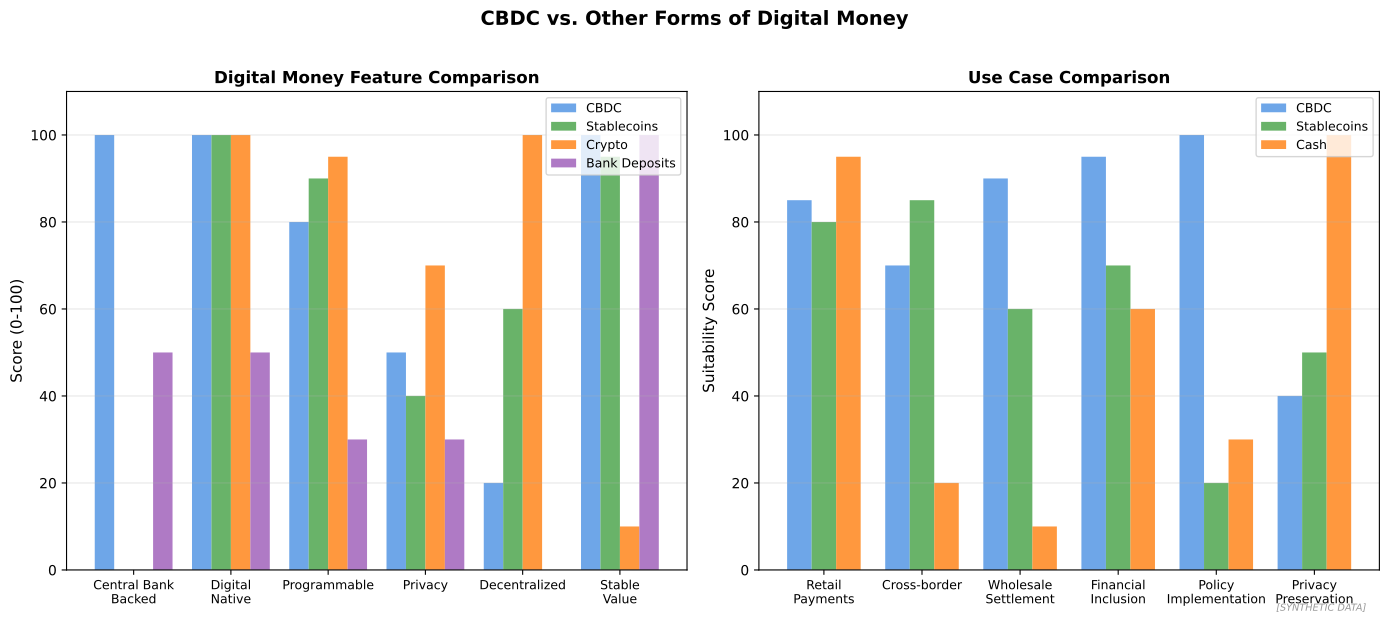

Here is the Python script that generated this plot:
"""
CBDC vs Other Digital Money
Comparison of digital currency types

Output: cbdc_comparison.pdf
Module: module_04_trad_finance
Lesson: 48 - CBDC
"""

from pathlib import Path
import matplotlib.pyplot as plt
import numpy as np

CHART_METADATA = {
    'title': 'CBDC Comparison',
    'module': 'module_04_trad_finance',
    'lesson': 48,
    'url': 'https://github.com/Digital-AI-Finance/digital-finance/tree/main/module_04_trad_finance/figures/cbdc_comparison'
}

plt.rcParams.update({'font.size': 10, 'axes.labelsize': 10})

def create_chart():
    fig, axes = plt.subplots(1, 2, figsize=(14, 6))

    # Feature comparison
    ax1 = axes[0]

    features = ['Central Bank\nBacked', 'Digital\nNative', 'Programmable', 'Privacy', 'Decentralized', 'Stable\nValue']
    cbdc = [100, 100, 80, 50, 20, 100]
    stablecoins = [0, 100, 90, 40, 60, 95]
    crypto = [0, 100, 95, 70, 100, 10]
    bank_deposits = [50, 50, 30, 30, 0, 100]

    x = np.arange(len(features))
    width = 0.2

    ax1.bar(x - 1.5*width, cbdc, width, label='CBDC', color='#4A90E2', alpha=0.8)
    ax1.bar(x - 0.5*width, stablecoins, width, label='Stablecoins', color='#44A044', alpha=0.8)
    ax1.bar(x + 0.5*width, crypto, width, label='Crypto', color='#FF7F0E', alpha=0.8)
    ax1.bar(x + 1.5*width, bank_deposits, width, label='Bank Deposits', color='#9B59B6', alpha=0.8)

    ax1.set_ylabel('Score (0-100)', fontsize=11)
    ax1.set_title('Digital Money Feature Comparison', fontsize=12, fontweight='bold')
    ax1.set_xticks(x)
    ax1.set_xticklabels(features, fontsize=9)
    ax1.legend(loc='upper right', fontsize=9)
    ax1.set_ylim(0, 110)
    ax1.yaxis.grid(True, alpha=0.3)

    # Radar/Spider chart as alternative
    ax2 = axes[1]

    # Use cases comparison
    use_cases = ['Retail\nPayments', 'Cross-border', 'Wholesale\nSettlement', 'Financial\nInclusion', 'Policy\nImplementation', 'Privacy\nPreservation']
    cbdc_score = [85, 70, 90, 95, 100, 40]
    stablecoin_score = [80, 85, 60, 70, 20, 50]
    cash_score = [95, 20, 10, 60, 30, 100]

    x = np.arange(len(use_cases))
    width = 0.25

    ax2.bar(x - width, cbdc_score, width, label='CBDC', color='#4A90E2', alpha=0.8)
    ax2.bar(x, stablecoin_score, width, label='Stablecoins', color='#44A044', alpha=0.8)
    ax2.bar(x + width, cash_score, width, label='Cash', color='#FF7F0E', alpha=0.8)

    ax2.set_ylabel('Suitability Score', fontsize=11)
    ax2.set_title('Use Case Comparison', fontsize=12, fontweight='bold')
    ax2.set_xticks(x)
    ax2.set_xticklabels(use_cases, fontsize=9)
    ax2.legend(loc='upper right', fontsize=9)
    ax2.set_ylim(0, 110)
    ax2.yaxis.grid(True, alpha=0.3)

    fig.suptitle('CBDC vs. Other Forms of Digital Money', fontsize=14, fontweight='bold', y=1.02)
    fig.text(0.98, 0.02, '[SYNTHETIC DATA]', fontsize=7, color='#999999', ha='right', style='italic')
    plt.tight_layout()

    output_path = Path(__file__).parent / 'cbdc_comparison.pdf'
    plt.savefig(output_path, format='pdf', dpi=300, bbox_inches='tight')
    plt.close()
    print(f"Chart saved to: {output_path}")
    return output_path

if __name__ == '__main__':
    create_chart()
